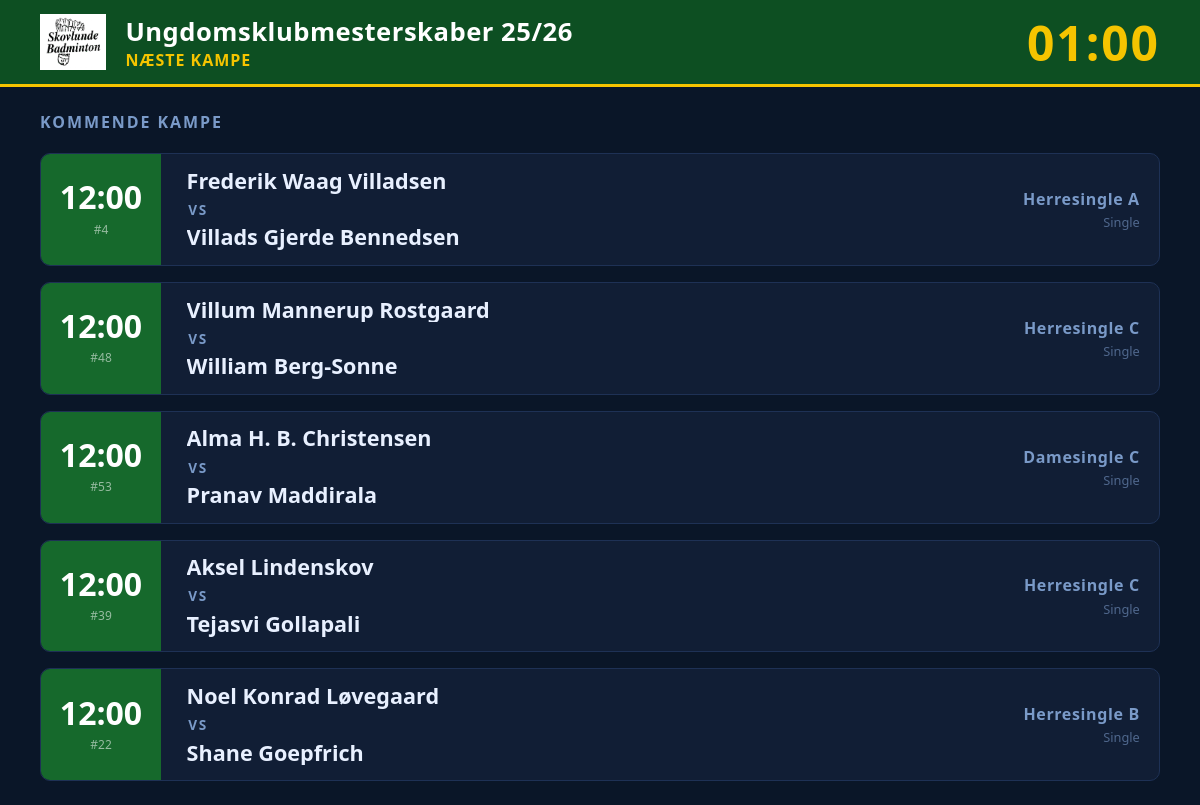
Before: /tournaments/4/bigscreen/ (signed in) with the older database file.
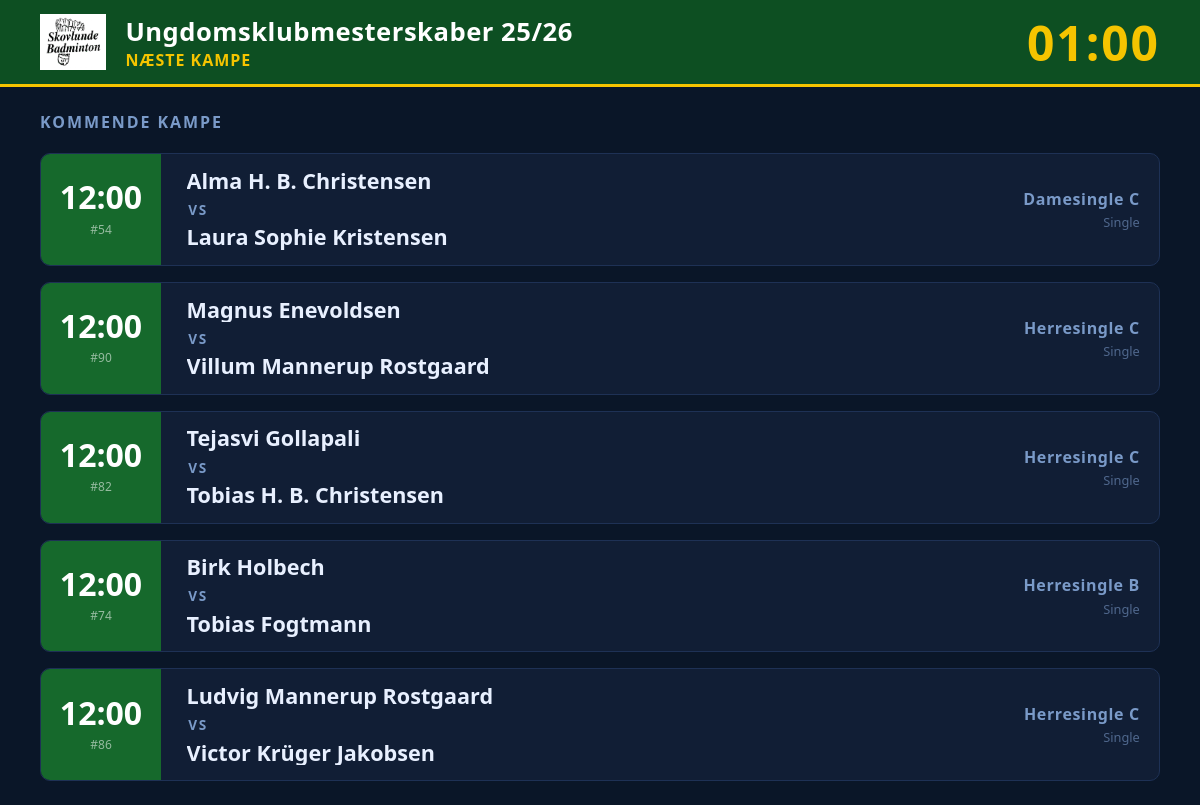
After: the same page with the newer database file.
### tournaments/models.py (models this page shows, shortened)
class Match(models.Model):
    STATUS_CHOICES = [
        ('pending', _('Pending')),
        ('in_progress', _('In Progress')),
        ('completed', _('Completed')),
    ]
    division = models.ForeignKey(Division, on_delete=models.CASCADE, related_name='matches')
    team1 = models.ForeignKey('players.Team', on_delete=models.SET_NULL, null=True, blank=True, related_name='team1_matches')
    team2 = models.ForeignKey('players.Team', on_delete=models.SET_NULL, null=True, blank=True, related_name='team2_matches')
    winner = models.ForeignKey('players.Team', on_delete=models.SET_NULL, null=True, blank=True, related_name='won_matches', verbose_name=_("Winner"))
    score = models.CharField(max_length=50, blank=True, null=True, verbose_name=_("Score"))
    match_round = models.IntegerField(default=1, verbose_name=_("Round"))
    match_number = models.IntegerField(null=True, blank=True, verbose_name=_("Match Number"))
    bracket_slot = models.IntegerField(null=True, blank=True, verbose_name=_("Bracket Slot"))
    bracket_label = models.CharField(max_length=120, null=True, blank=True, verbose_name=_("Bracket Label"))
    status = models.CharField(max_length=20, choices=STATUS_CHOICES, default='pending', verbose_name=_("Status"))
    walkover = models.BooleanField(default=False, verbose_name=_("Walk-over"))
    scheduled_time = models.DateTimeField(verbose_name=_("Scheduled Time"), null=True, blank=True)
    court = models.CharField(max_length=50, blank=True, null=True, verbose_name=_("Court"))
    group_number = models.IntegerField(null=True, blank=True, verbose_name=_("Gruppe nr."))
    phase = models.CharField(
        max_length=10, default='group',
        choices=[('group', _('Gruppespil')), ('playoff', _('Slutspil'))],
        verbose_name=_("Fase"),
    )

class Division(models.Model):
    DISCIPLINE_CHOICES = [
        ('single', _('Single')),
        ('double', _('Double')),
        ('mixed', _('Mixeddouble')),
    ]
    TOURNAMENT_TYPE_CHOICES = [
        ('group', _('Gruppe (round-robin)')),
        ('playoff', _('Gruppe med slutspil')),
        ('tree', _('Enkeltelimination')),
    ]
    tournament = models.ForeignKey(Tournament, on_delete=models.CASCADE, related_name='divisions')
    name = models.CharField(max_length=100, verbose_name=_("Rækkenavn"))
    discipline = models.CharField(
        max_length=10, choices=DISCIPLINE_CHOICES, default='single',
        verbose_name=_("Disciplin")
    )
    tournament_type = models.CharField(
        max_length=10, choices=TOURNAMENT_TYPE_CHOICES, default='group',
        verbose_name=_("Turneringstype")
    )
    group_count = models.IntegerField(
        default=2, verbose_name=_("Antal grupper"),
        help_text=_("Antal grupper i gruppespillet (kun ved 'Gruppe med slutspil')."),
    )
    advance_count = models.IntegerField(
        default=2, verbose_name=_("Antal der går videre"),
        help_text=_("Antal spillere/hold der går videre fra hver gruppe til slutspillet."),
    )
    schedule_priority = models.IntegerField(
        default=5,
        verbose_name=_("Spilleplansprioritet"),
        help_text=_("1 = planlæg tidligst · 10 = planlæg sidst. Brug dette til at sikre at yngre rækker spiller færdigt først."),
    )
    teams = models.ManyToManyField('players.Team', related_name='divisions', blank=True, verbose_name=_("Deltagere"))

### players/models.py (models this page shows, shortened)
class Team(models.Model):
    PAIR_TYPE_CHOICES = [
        ('double', _('Double')),
        ('mixed', _('Mixeddouble')),
    ]
    player1 = models.ForeignKey(Player, on_delete=models.CASCADE, related_name='team_player1')
    player2 = models.ForeignKey(Player, on_delete=models.SET_NULL, related_name='team_player2', null=True, blank=True)
    pair_type = models.CharField(
        max_length=10, choices=PAIR_TYPE_CHOICES, null=True, blank=True,
        verbose_name=_('Par-type'),
        help_text=_('Double: samme køn · Mixeddouble: blandede'),
    )
    division = models.CharField(
        max_length=30, blank=True, null=True,
        verbose_name=_('Række'),
    )
    name = models.CharField(max_length=100, blank=True, null=True)

### tournaments/views.py (the view)
# urls.py: path('<int:pk>/bigscreen/', views.tournament_bigscreen, name='tournament_bigscreen'),
@login_required
def tournament_bigscreen(request, pk):
    tournament = get_object_or_404(Tournament, pk=pk, owner=request.user)
    matches = list(
        Match.objects
        .filter(division__tournament=tournament, scheduled_time__isnull=False, status='pending')
        .exclude(team1__isnull=True, team2__isnull=True, bracket_label__isnull=False)
        .select_related('division', 'team1', 'team2')
        .order_by('scheduled_time', 'court')
    )[:5]
    seed_lookup = _build_seed_lookup(tournament)
    _apply_seed_labels(matches, seed_lookup)
    playing_pks, resting = get_busy_info()
    apply_status_to_matches(matches, playing_pks, resting)
    return render(request, 'tournaments/bigscreen.html', {
        'tournament': tournament,
        'matches': matches,
    })

### tournaments/player_status.py (called while the page is built, shortened)
def get_busy_info():
    from tournaments.models import Match
    from players.models import Player
    now = timezone.now()
    in_progress = Match.objects.filter(status='in_progress').select_related(
        'team1__player1', 'team1__player2',
        'team2__player1', 'team2__player2',
    )
    playing_pks = set()
    resting = {
        p.pk: p.rest_until
        for p in Player.objects.filter(rest_until__gt=now).only('pk', 'rest_until')
    }
    return playing_pks, resting

def team_status(team, playing_pks, resting):
    if team is None:
        return None, None
    pks = [pk for pk in (team.player1_id, team.player2_id) if pk]
    for pk in pks:
        if pk in playing_pks:
            return 'playing', None
    latest = None
    for pk in pks:
        ru = resting.get(pk)
        if ru and (latest is None or ru > latest):
            latest = ru
    if latest:
        return 'resting', latest
    return None, None

### tournaments/views.py (called while the page is built)
def _build_seed_lookup(tournament):
    return {
        (s.division_id, s.team_id): s.seed_number
        for s in DivisionSeed.objects.filter(division__tournament=tournament)
    }

### tournaments/templates/tournaments/bigscreen.html (shortened to what this page needs)
{% load tournament_extras %}
<!DOCTYPE html>
<html lang="da">
<head>
</head>
<body>
<div class="topbar">
  <div class="topbar-left">
    {% if tournament.logo %}
    <img src="{{ tournament.logo.url }}" alt="Logo" class="topbar-logo">
    {% endif %}
    <div>
      <div class="topbar-name">{{ tournament.name }}</div>
      <div class="topbar-subtitle">Næste kampe</div>
    </div>
  </div>
  <div class="topbar-clock" id="clock">––:––</div>
</div>
<div class="main">
  {% if matches %}
  <div class="upcoming-label">Kommende kampe</div>
  {% for match in matches %}
  <div class="match-card">
    <div class="match-meta">
      <div class="match-time">{{ match.scheduled_time|time:"H:i" }}</div>
      {% if match.match_number %}<div class="match-no">#{{ match.match_number }}</div>{% endif %}
    </div>
    <div class="match-teams">
      <div class="team">
        {% if match.team1 %}{{ match.team1.name }}
        {% else %}<span style="color:var(--muted); font-style:italic;">{{ match.bracket_label }}</span>{% endif %}
      </div>
      <div class="vs">vs</div>
      <div class="team">
        {% if match.team2 %}{{ match.team2.name }}
        {% else %}<span style="color:var(--muted); font-style:italic;">Afventer</span>{% endif %}
      </div>
    </div>
    <div class="match-division">
      <div class="division-name">{{ match.division.name }}</div>
      <div class="discipline-label">{{ match.division.get_discipline_display }}</div>
    </div>
  </div>
  {% endfor %}
  {% else %}
  <div class="empty-state">
    <div class="empty-icon">🏸</div>
    <div class="empty-title">Ingen kommende kampe</div>
    <div class="empty-sub">Alle planlagte kampe er afviklet eller i gang</div>
  </div>
  {% endif %}
</div>
</body>
</html>

Changed rows visible on the page:
removed Match: scheduled_time "12:00", match_number "4", team1.name "Frederik Waag Villadsen", team2.name "Villads Gjerde Bennedsen", division.name "Herresingle A", division.discipline "Single"
removed Match: scheduled_time "12:00", match_number "48", team1.name "Villum Mannerup Rostgaard", team2.name "William Berg-Sonne", division.name "Herresingle C", division.discipline "Single"
no longer on this page (row edited): Match: scheduled_time "12:00", match_number "53", team1.name "Alma H. B. Christensen", team2.name "Pranav Maddirala", division.name "Damesingle C", division.discipline "Single"
removed Match: scheduled_time "12:00", match_number "39", team1.name "Aksel Lindenskov", team2.name "Tejasvi Gollapali", division.name "Herresingle C", division.discipline "Single"
removed Match: scheduled_time "12:00", match_number "22", team1.name "Noel Konrad Løvegaard", team2.name "Shane Goepfrich", division.name "Herresingle B", division.discipline "Single"
now on this page (row edited): Match: scheduled_time "12:00", match_number "54", team1.name "Alma H. B. Christensen", team2.name "Laura Sophie Kristensen", division.name "Damesingle C", division.discipline "Single"
added Match: scheduled_time "12:00", match_number "90", team1.name "Magnus Enevoldsen", team2.name "Villum Mannerup Rostgaard", division.name "Herresingle C", division.discipline "Single"
added Match: scheduled_time "12:00", match_number "82", team1.name "Tejasvi Gollapali", team2.name "Tobias H. B. Christensen", division.name "Herresingle C", division.discipline "Single"
added Match: scheduled_time "12:00", match_number "74", team1.name "Birk Holbech", team2.name "Tobias Fogtmann", division.name "Herresingle B", division.discipline "Single"
added Match: scheduled_time "12:00", match_number "86", team1.name "Ludvig Mannerup Rostgaard", team2.name "Victor Krüger Jakobsen", division.name "Herresingle C", division.discipline "Single"
